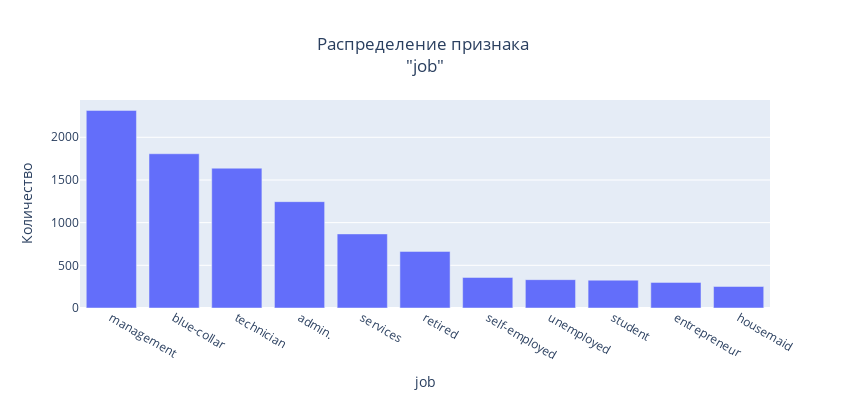

The notebook cell this image was saved under:
### Markdown cell above
### Задания 4 и 5

### Code cell
#рассчитайте описательные статистики для категориальных переменных, проинтерпретируйте результат
for col in df_clients.columns:
    if not pd.api.types.is_numeric_dtype(df_clients[col].dtype):
        # Инициализация полотна на два графика с общей осью X
        fig_col = go.Figure(data=go.Bar(x=df_clients[col].value_counts().index.astype(str),
                                        y=df_clients[col].value_counts()))
        # Размер полотна
        fig_col.update_layout(autosize = False, width = 850, height = 400)
        # Заголовок диаграммы
        fig_col.update_layout(title=f"Распределение признака <br>\"{dict_col_name_rus.get(col, col)}\"",
                              title_x=0.5, # Расположение посередине
                              xaxis_title=dict_col_name_rus.get(col, col), # Подпись Х
                              yaxis_title='Количество') # Подпись Y
        fig_col.show()
        
        print('Статистические данные признака:')
        display(df_clients[col].describe())
        print('Top-5 значений (%):')
        display(df_clients[col].value_counts(normalize=True).head(5).round(4)*100)
#постройте визуализации, иллюстрирующие результаты

### Figure 1 — Plotly figure (JSON) as saved in the notebook; plotly's stock layout.template omitted (floating-point values rounded to 4 significant figures)
{"data": [{"type": "bar", "x": ["management", "blue-collar", "technician", "admin.", "services", "retired", "self-employed", "unemployed", "student", "entrepreneur", "housemaid"], "y": [2315, 1807, 1638, 1246, 868, 663, 358, 332, 326, 300, 252]}], "layout": {"autosize": false, "height": 400, "title": {"text": "Распределение признака <br>\"job\"", "x": 0.5}, "width": 850, "xaxis": {"title": {"text": "job"}}, "yaxis": {"title": {"text": "Количество"}}}}
